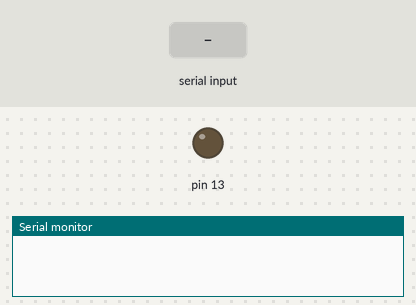
The sketch below on a simulated Arduino Uno, built with avr-gcc and run on an emulated ATmega328P. Parts: output pins drawn as LEDs (lit = HIGH), the last lines printed to the serial monitor. Inputs (shaded band) come from the test bench.

Above: at 1.2 s.
1.3 s: "O" received over Serial
At 1.7 s:
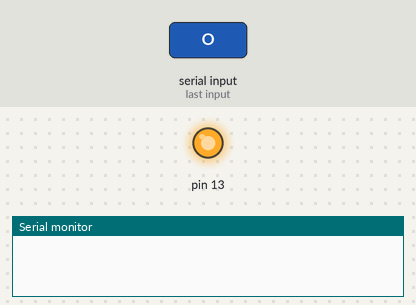
3.3 s: "M" received over Serial
At 4.6 s:
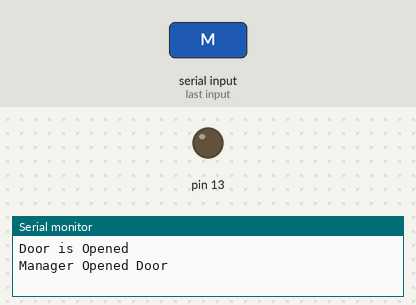
5.8 s: "X" received over Serial
At 6.1 s:
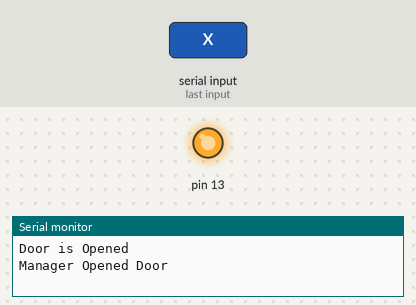
Timing chart, 0 to 8.8 s (numbered marks = the images above; inputs shaded):
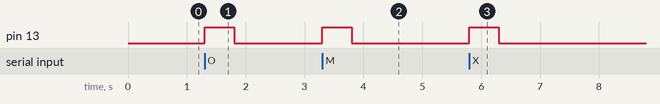

Measured:
- after the input at 1.3 s, pin 13: LOW → HIGH at once, → LOW 0.50 s later
- after the input at 3.3 s, pin 13: LOW → HIGH at once, → LOW 0.50 s later
- after the input at 5.8 s, pin 13: LOW → HIGH at once, → LOW 0.50 s later

The sketch:

arduino_Uno_serial_transmit.ino
```cpp
void blinkLed();

void setup() {
  Serial.begin(9600);
  pinMode(13,OUTPUT);
}

char input;
void loop(){
  if(Serial.available()){
    blinkLed();
    input=Serial.read();
    if(input=='O'){
      Serial.println("Door is Opened");
    }else if(input=='M'){
      Serial.println("Manager Opened Door");
    }else if(input=='X'){
      Serial.println("Wrong number Detected 3 Times");
    }
  }
}

void blinkLed(){
  digitalWrite(13,HIGH);
  delay(500);
  digitalWrite(13,LOW);
  delay(500);
}
```
